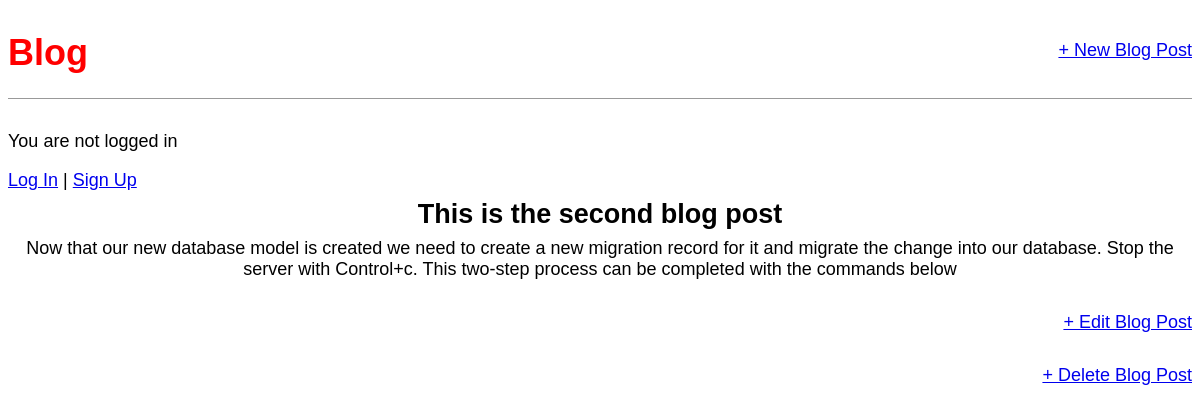
The app's page /post/2/ with its own data.
### blog/models.py (models this page shows, shortened)
class Post(models.Model):
    title = models.CharField(max_length=200)
    author = models.ForeignKey(
        "auth.User",
        on_delete=models.CASCADE,
    )
    body = models.TextField()

### blog/views.py (the view)
# urls.py: path("post/<int:pk>/", BlogDetailView.as_view(), name="post_detail"),
class BlogDetailView(DetailView):
    model = Post
    template_name = "post_detail.html"

### templates/post_detail.html (shortened to what this page needs)
{% extends "base.html" %}
{% block body %}
<div class="post-detail">
    <h2>{{ post.title }}</h2>
    <p>{{ post.body }}</p>
    <div class="post-edit">
        <a href="{% url 'post_edit'  post.pk %}">+ Edit Blog Post</a>
    </div>
    <div class="post-delete">
        <a href="{% url 'post_delete'  post.pk %}">+ Delete Blog Post</a>
    </div>
</div>
{% endblock body %}

### static/css/base.css (style rules this page uses)
body { font-family: sans-serif; font-size: 18px; }
.nav-right, .post-edit, .post-delete { padding-top: 2rem; text-align: right; }
.post-entry h2, .post-detail h2 { margin: 0.5rem 0; }
.post-entry p, .post-detail p { margin: 0; font-weight: 400; }
.post-detail { text-align: center; margin-bottom: 2rem; }

### records on screen
Post: title "This is the second blog post", body "Now that our new database model is created we need to create a new migration record for it and migrate the change into our database. Stop the server with Control+c. This two-step process can be completed with the commands below"
